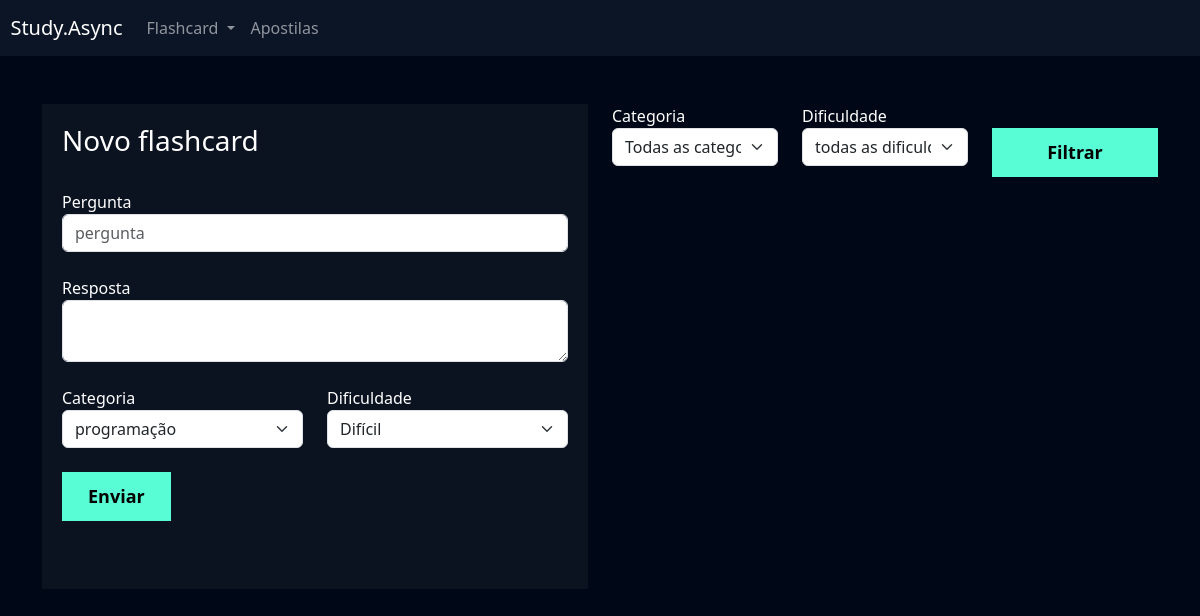
/flashcard/novo_flashcard/ (signed in), run on an earlier commit of the app's database.
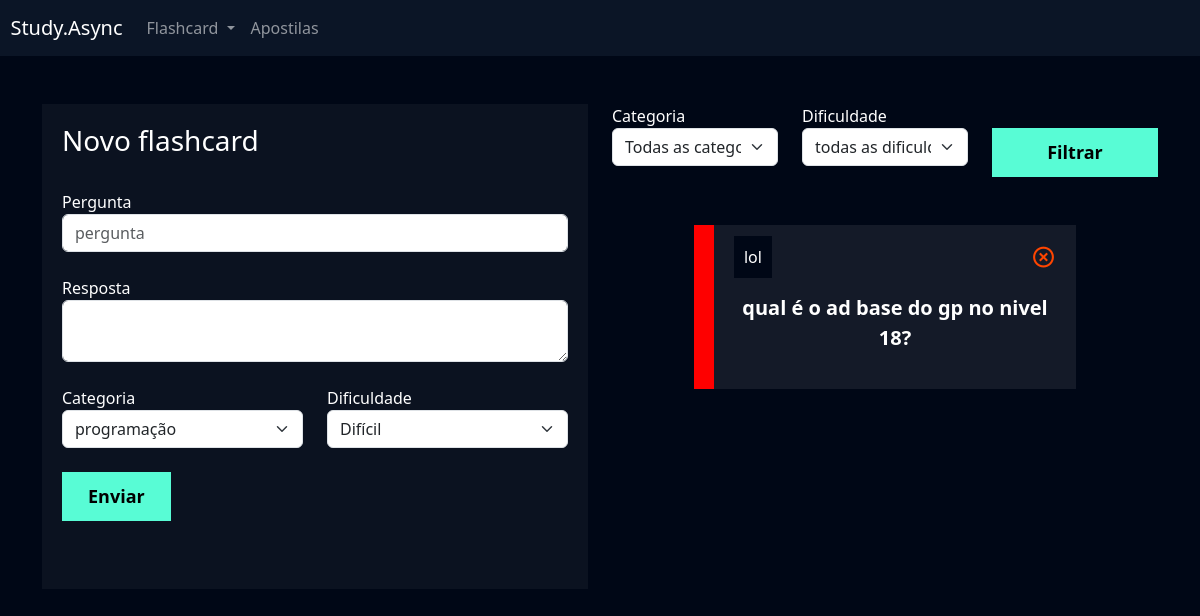
And on a later commit of the database.
### flashcard/models.py (models this page shows, shortened)
class Flashcard(models.Model):
    DIFICULDADE_CHOICES = (('D', 'Difícil'), ('M', 'Médio'), ('F', 'Fácil'))
    user = models.ForeignKey(User, on_delete=models.DO_NOTHING)
    pergunta = models.CharField(max_length=100)
    resposta = models.TextField()
    categoria = models.ForeignKey(Categoria, on_delete=models.DO_NOTHING)
    dificuldade = models.CharField(max_length=1, choices=DIFICULDADE_CHOICES)
    @property
    def css_dificuldade(self):
        if self.dificuldade == 'F':
            return 'flashcard-facil'
        elif self.dificuldade == 'M':
            return 'flashcard-medio'
        elif self.dificuldade == 'D':
            return 'flashcard-dificil'

class Categoria(models.Model):
    nome = models.CharField(max_length=20)
    def __str__(self):
        return self.nome

### flashcard/views.py (the view, shortened to what this page needs)
# urls.py: path('novo_flashcard/', views.novo_flashcard, name='novo_flashcard'),
def novo_flashcard(request):
    if not request.user.is_authenticated:
        return redirect('/usuarios/login')
    if request.method == 'GET':
        categorias = Categoria.objects.all()
        dificuldades = Flashcard.DIFICULDADE_CHOICES
        flashcards = Flashcard.objects.filter(user=request.user)
        categoria_filtrar = request.GET.get('categoria')
        dificuldade_filtrar = request.GET.get('dificuldade')
        if categoria_filtrar:
            flashcards = flashcards.filter(categoria__id=categoria_filtrar)
        if dificuldade_filtrar:
            flashcards = flashcards.filter(dificuldade=dificuldade_filtrar)
        return render(request,'novo_flashcard.html',
        {
        'categorias': categorias,
        'dificuldades': dificuldades,
        'flashcards': flashcards,
        })

### flashcard/templates/novo_flashcard.html (shortened to what this page needs)
{% extends "base.html" %}
{% load static %}
{% block 'cabecalho' %}
<link href="{% static 'usuarios/css/cadastro.css' %}" rel="stylesheet" />
<link
  href="https://unpkg.com/boxicons@2.1.4/css/boxicons.min.css"
  rel="stylesheet"
/>
<link href="{% static 'flashcard/css/novo_flashcard.css' %}" rel="stylesheet" />
{% endblock 'cabecalho' %}
{% block 'conteudo' %}
<div class="container">
  <br />
  <br />
  <div class="row">
    <div class="col-md">
      <div class="box-form">
        <form action="" method="POST">
          <h3>Novo flashcard</h3>
          <br />
          <label>Pergunta</label>
          <input
            type="text"
            class="form-control"
            placeholder="pergunta"
            name="pergunta"
          />
          <br />
          <label>Resposta</label>
          <textarea class="form-control" name="resposta"></textarea>
          <br />
          <div class="row">
            <div class="col-md">
              <label for="">Categoria</label>
              <select class="form-select" name="categoria">
                {% for categoria in categorias %}
                <option value="{{categoria.id}}">{{categoria.nome}}</option>
                {% endfor %}
              </select>
            </div>
            <div class="col-md">
              <label for="">Dificuldade</label>
              <select class="form-select" name="dificuldade">
                {% for dificuldade in dificuldades %}
                <option value="{{dificuldade.0}}">{{dificuldade.1}}</option>
                {% endfor %}
              </select>
            </div>
          </div>
          <br />
          <input type="submit" value="Enviar" class="btn-cadastro" />
          <br />
          <br />
          <br />
        </form>
      </div>
    </div>
    <div class="col-md">
      <form action="{% url 'novo_flashcard' %}" method="GET">
        <div class="row">
          <div class="col-md">
            <label for="">Categoria</label>
            <select name="categoria" id="" class="form-select">
              <option value="">Todas as categorias</option>
            </select>
          </div>
          <div class="col-md">
            <label for="">Dificuldade</label>
            <select name="dificuldade" id="" class="form-select">
              <option value="">todas as dificuldades</option>
            </select>
          </div>
          <div class="col-md">
            <br />
            <input
              type="submit"
              style="width: 100%"
              value="Filtrar"
              class="btn-cadastro"
            />
          </div>
        </div>
      </form>
      <br />
      <br />
      {% for flash in flashcards %}
      <div class="box-new-flashcard" onclick="flip_card({{flash.id}})">
        <div class="flashcard {{flash.css_dificuldade}}">
          <div class="flashcard-categoria">{{flash.categoria}}</div>
          <a href="{% url 'deletar_flashcard' flash.id %}"><i class='icone-exit bx bx-x-circle'></i></a>
          <br />
          <br />
          <div class="flashcard-box-item">
            <p class="flashcard-item">{{flash.pergunta}}</p>
          </div>
        </div>
      </div>
      <br />
      <br />
      {% endfor %}
    </div>
  </div>
</div>
{% endblock 'conteudo' %}

What changed in the data, as far as the page shows it:
added Flashcard: categoria "lol", pergunta "qual é o ad base do gp no nivel 18?"
